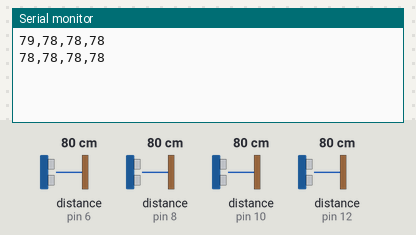
Bench run of a sketch on a simulated Arduino Uno, built with avr-gcc and run on an emulated ATmega328P. On the bench: the last lines printed to the serial monitor. Wiring (inferred from the names in the program): 4 × ultrasonic range finder: trigger pin 7, echo pin 6 / trigger pin 9, echo pin 8 / trigger pin 11, echo pin 10 / trigger pin 13, echo pin 12. The inputs (shaded band) are chosen by the test bench; at power-on: distance to the obstacle (sensors on pin 6, pin 8, pin 10, pin 12) 80 cm. The echo pulse lasts 58.3 µs per cm.

Above: at 1.8 s.
1.9 s: distance to the obstacle (sensor on pin 6) set to 2 cm
At 2.8 s:
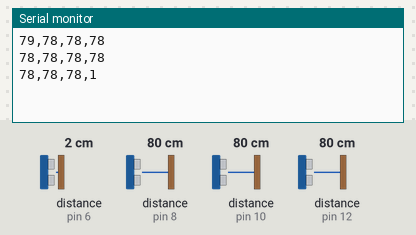
3.4 s: distance to the obstacle (sensor on pin 8) set to 2 cm
At 4.7 s:
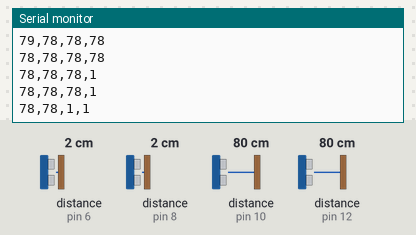
4.9 s: distance to the obstacle (sensor on pin 10) set to 2 cm
At 5.9 s:
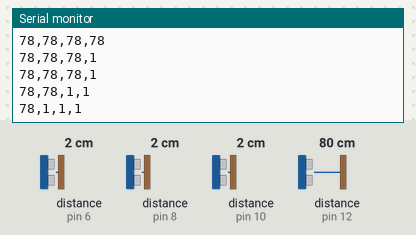
6.4 s: distance to the obstacle (sensor on pin 12) set to 2 cm
At 7.7 s:
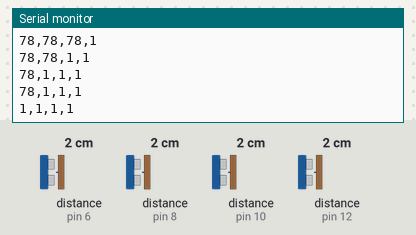
7.9 s: distance to the obstacle (sensor on pin 6) set to 4 cm
At 8.9 s:
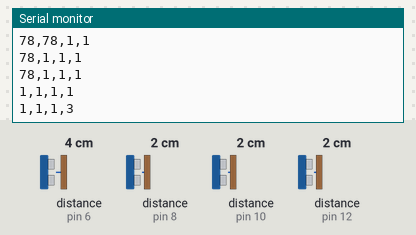
9.4 s: distance to the obstacle (sensor on pin 8) set to 4 cm
At 10.9 s:
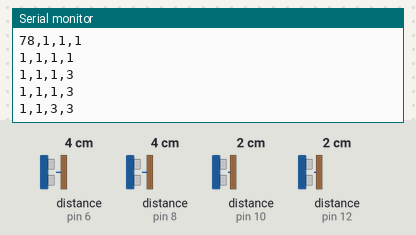
Timing chart, 0 to 11.9 s (numbered marks = the images above; inputs shaded):
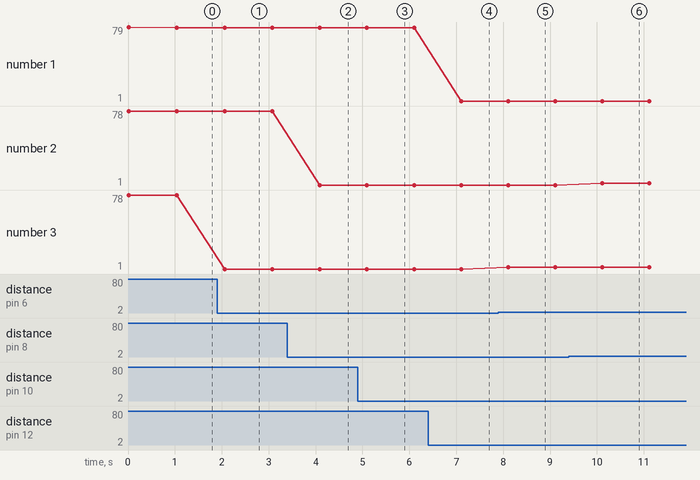

Measured:
- after the input at 1.9 s, the serial monitor: prints a new line after 0.16 s (image 1)
- after the input at 3.4 s, the serial monitor: prints a new line after 0.69 s (image 2)
- after the input at 4.9 s, the serial monitor: prints a new line after 0.19 s (image 3)
- after the input at 6.4 s, the serial monitor: prints a new line after 0.71 s (image 4)
- after the input at 7.9 s, the serial monitor: prints a new line after 0.21 s (image 5)
- after the input at 9.4 s, the serial monitor: prints a new line after 0.71 s (image 6)
- plotted number 3: 78 → 1 after the input at 1.9 s, 1 → 3 after the input at 7.9 s

The sketch:

distanceMeasurement2.ino
```cpp
// The code is for the second Arduino board (Player 2)

#define P2_ECHO_PIN_4 6
#define P2_TRIG_PIN_4 7
#define P2_ECHO_PIN_3 8
#define P2_TRIG_PIN_3 9
#define P2_ECHO_PIN_2 10
#define P2_TRIG_PIN_2 11
#define P2_ECHO_PIN_1 12
#define P2_TRIG_PIN_1 13

void setup() {
  Serial.begin(9600);

  // Player 1, Sensor 1
  pinMode(P2_ECHO_PIN_1, INPUT);
  pinMode(P2_TRIG_PIN_1, OUTPUT);

  // Player 1, Sensor 2
  pinMode(P2_ECHO_PIN_2, INPUT);
  pinMode(P2_TRIG_PIN_2, OUTPUT);

  // Player 1, Sensor 3
  pinMode(P2_ECHO_PIN_3, INPUT);
  pinMode(P2_TRIG_PIN_3, OUTPUT);

  // Player 1, Sensor 4
  pinMode(P2_ECHO_PIN_4, INPUT);
  pinMode(P2_TRIG_PIN_4, OUTPUT);
}

long getDistance(int trigPin, int echoPin) {
  digitalWrite(trigPin, LOW);
  delayMicroseconds(2);
  digitalWrite(trigPin, HIGH);
  delayMicroseconds(10);
  digitalWrite(trigPin, LOW);

  long duration = pulseIn(echoPin, HIGH);
  long distance = duration * 0.034 / 2;

  return distance;
}

void loop() {

  long p2d1 = getDistance(P2_TRIG_PIN_1, P2_ECHO_PIN_1);
  long p2d2 = getDistance(P2_TRIG_PIN_2, P2_ECHO_PIN_2);
  long p2d3 = getDistance(P2_TRIG_PIN_3, P2_ECHO_PIN_3);
  long p2d4 = getDistance(P2_TRIG_PIN_4, P2_ECHO_PIN_4);

  // Send the distances in the format: p2d1,p2d2,p2d3,p2d4
  Serial.print(p2d1);
  Serial.print(",");
  Serial.print(p2d2);
  Serial.print(",");
  Serial.print(p2d3);
  Serial.print(",");
  Serial.println(p2d4);

  delay(1000);
}
```
